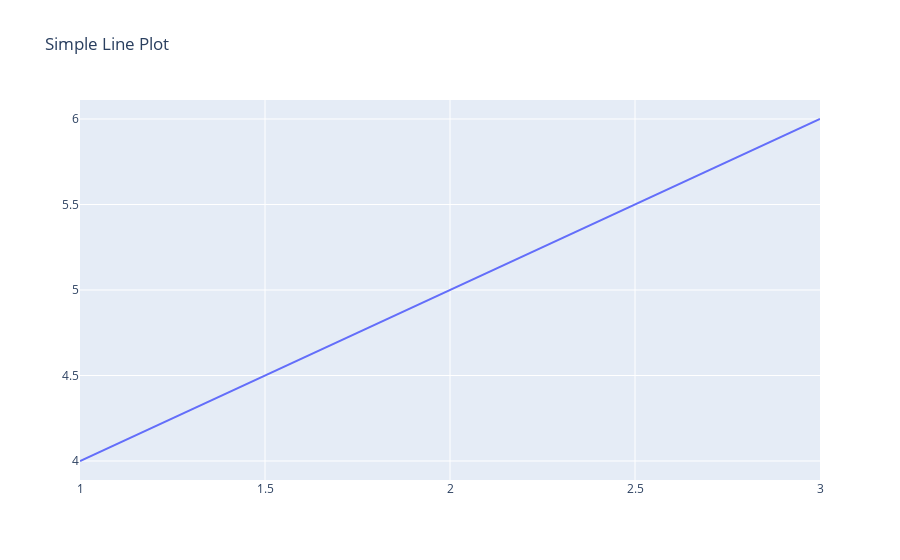

Notebook code cell kept with this figure:
### Code cell
import plotly.offline as pyo
import plotly.graph_objs as go

pyo.init_notebook_mode(connected=True)  # Initialize notebook mode

# Create a simple scatter plot
data = [go.Scatter(x=[1, 2, 3], y=[4, 5, 6], mode='lines')]
layout = go.Layout(title='Simple Line Plot')

fig = go.Figure(data=data, layout=layout)
pyo.iplot(fig)  # Use iplot to show it in notebook

### Figure 1 — Plotly figure (JSON) as saved in the notebook; plotly's stock layout.template omitted (floating-point values rounded to 4 significant figures)
{"data": [{"mode": "lines", "type": "scatter", "x": [1, 2, 3], "y": [4, 5, 6]}], "layout": {"autosize": true, "title": {"text": "Simple Line Plot"}, "xaxis": {"autorange": true, "range": [1, 3], "type": "linear"}, "yaxis": {"autorange": true, "range": [3.889, 6.111], "type": "linear"}}}
